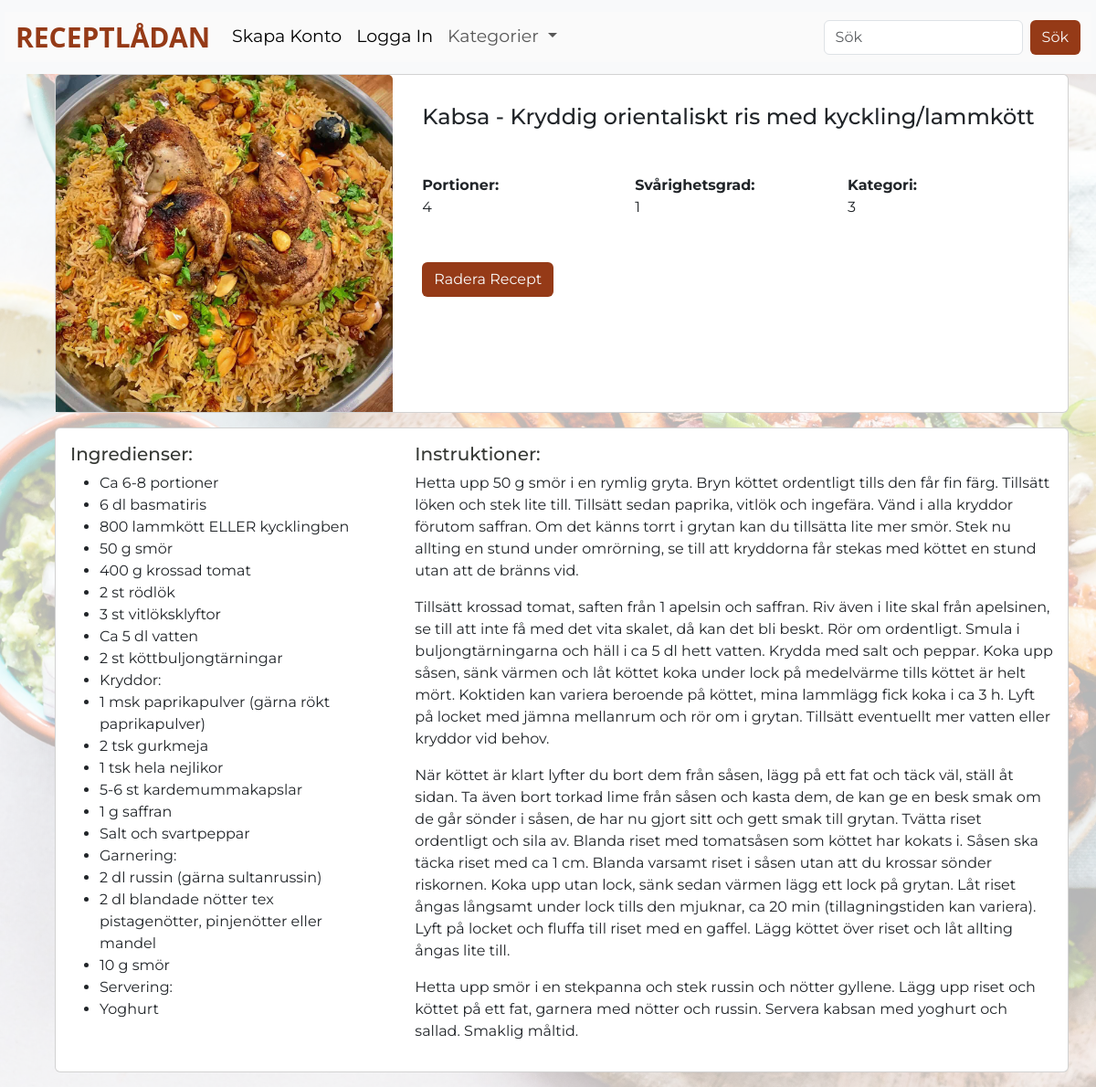
/detail/20, run on the app's committed database.
### main.py (models this page shows)
class Recipe(db.Model):
    id = db.Column(db.Integer, primary_key=True)
    user_id = db.Column(db.Integer, ForeignKey("users.id"))
    title = db.Column(db.String(100))
    ingredients = db.Column(db.Text)
    instruction = db.Column(db.Text)
    portions = db.Column(db.Integer)
    difficulty = db.Column(db.Integer)
    category = db.Column(db.Integer)
    date_posted = db.Column(db.DateTime, default=datetime.utcnow)
    image = db.Column(db.String(100))  # Path to the image file

### main.py (the view)
@app.route("/detail/<int:id>")
def recipe_detail(id):
    isAuthorized = session.get("Authorized", default=False)
    recipe = Recipe.query.get_or_404(id)
    return render_template(
        "recipe_detail.html", isAuthorized=isAuthorized, recipe=recipe
    )

### templates/recipe_detail.html (shortened to what this page needs)
{% extends "base.html" %} {% block body %}
<div class="main-recipe">
  <div class="card mb-3">
    <div class="row g-0">
      <div class="col-md-4 h-400">
        <img
          src="{{ url_for('static', filename=recipe.image.split('static/')[-1]) }}"
          alt="Picture of {{ recipe.title }}"
          class="card-img-top"
          style="object-fit: cover; height: 100%; width: 100%"
        />
      </div>
      <div class="col-md-8 p-3">
        <div class="card-body">
          <div class="flex-grow-1">
            <h4 class="card-title mb-0">{{ recipe.title }}</h4>
            <br />
            <br />
            <div class="row">
              <div class="col-md-4">
                <div class="mb-4">
                  <strong>Portioner:</strong><br />
                  <p>{{ recipe.portions }}</p>
                </div>
              </div>
              <div class="col-md-4">
                <div class="mb-4">
                  <strong>Svårighetsgrad:</strong><br />
                  <p>{{ recipe.difficulty }}</p>
                </div>
              </div>
              <div class="col-md-4">
                <div class="mb-4">
                  <strong>Kategori:</strong><br />
                  <p>{{ recipe.category }}</p>
                </div>
              </div>
            </div>
            <div class="float-right">
              <br />
              <a
                href="{{ url_for ('delete_recipe', id=recipe.id) }}"
                class="btn btn-custom-secondary btn crud-btn-text"
                >Radera Recept</a
              >
            </div>
          </div>
        </div>
      </div>
    </div>
  </div>
  <div class="card mb-3">
    <div class="row">
      <div class="col-md-4">
        <div class="card-body">
          <h5>Ingredienser:</h5>
          <ul>
            {% for ingredient in recipe.ingredients.split('\n') %}
            <li>{{ ingredient }}</li>
            {% endfor %}
          </ul>
        </div>
      </div>
      <div class="col-md-8">
        <div class="card-body">
          <h5>Instruktioner:</h5>
          {% for step in recipe.instruction.split('\n') %}
          <p>{{ step }}</p>
          {% endfor %}
        </div>
      </div>
    </div>
  </div>
</div>
{% endblock %}

### static/css/main.css (style rules this page uses)
body { background-color: #fafafa; font-family: "Montserrat", sans-serif; color: #363935; background-image: url("/static/pexels-ella-olsson-1640772.jpg"); background-size: cover; background-repeat: no-repeat; background-attachment: fixed; position: relative; min-height: 100vh; }
body::before { content: ""; position: fixed; top: 0; left: 0; width: 100%; height: 100%; background: rgba(255, 255, 255, 0.7); z-index: -1; }
h1, h2, h3, h4, h5 { color: #363935; }
.btn { background-color: #953a17; color: #fafafa; }
.btn-custom-secondary { text-align: right; }
.card { margin-right: 30px; margin-left: 60px; padding: 0px; }

### data on the page
Recipe: image (picture), title "Kabsa - Kryddig orientaliskt ris med kyckling/lammkött", portions "4", difficulty "1", category "3"

### other printed values
{{ ingredient }} "Ca 6-8 portioner" "6 dl basmatiris" "800 lammkött ELLER kycklingben" "50 g smör" "400 g krossad tomat" "2 st rödlök" "3 st vitlöksklyftor" "Ca 5 dl vatten" "2 st köttbuljongtärningar" "Kryddor:" "1 msk paprikapulver (gärna rökt paprikapulver)" "2 tsk gurkmeja" "1 tsk hela nejlikor" "5-6 st kardemummakapslar" "1 g saffran" "Salt och svartpeppar" "Garnering:" "2 dl russin (gärna sultanrussin)" "2 dl blandade nötter tex pistagenötter, pinjenötter eller mandel" "10 g smör" "Servering:" "Yoghurt"
{{ step }} "Hetta upp smör i en stekpanna och stek russin och nötter gyllene. Lägg upp riset och köttet på ett fat, garnera med nötter och russin. Servera kabsan med yoghurt och sallad. Smaklig måltid."
